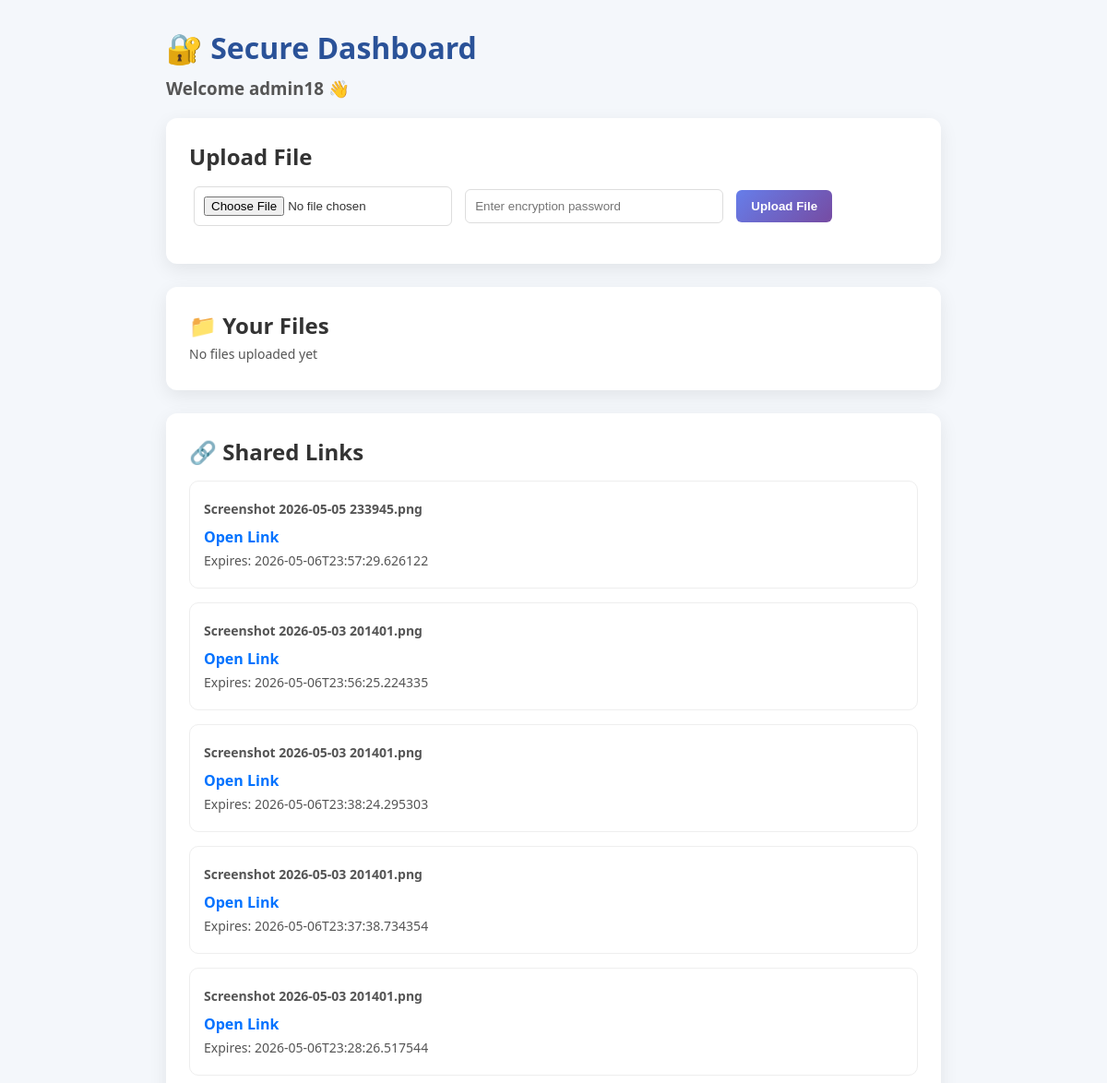
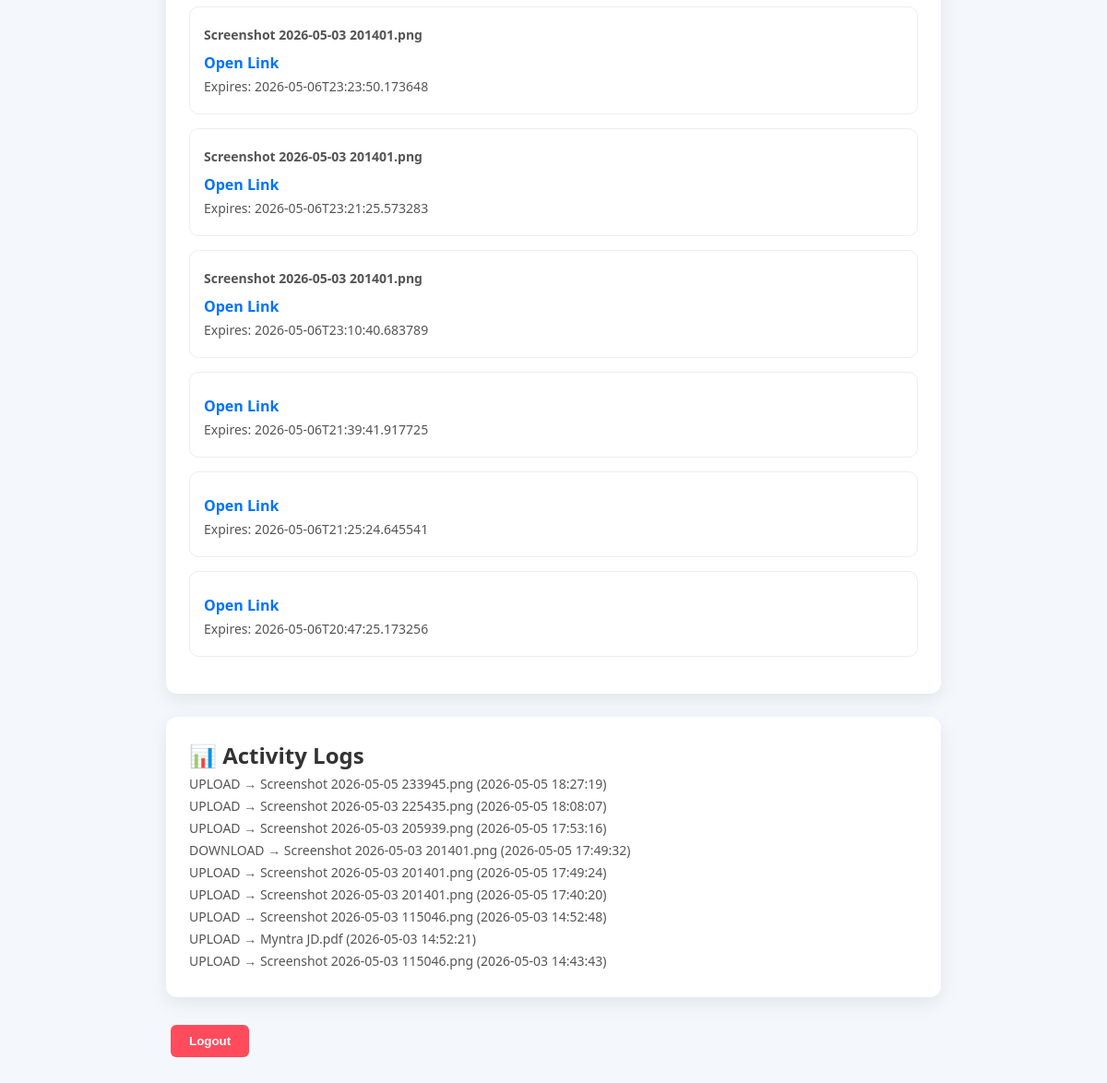
/dashboard (signed in), run on the app's committed database (2 pictures, top to bottom).
### tables this page shows
CREATE TABLE shared_links (
    id INTEGER PRIMARY KEY AUTOINCREMENT,
    token TEXT UNIQUE,
    filename TEXT,
    username TEXT,
    password_hash TEXT,
    expiry_time TEXT
    );

CREATE TABLE logs (
        id INTEGER PRIMARY KEY AUTOINCREMENT,
        username TEXT,
        action TEXT,
        filename TEXT,
        time TIMESTAMP DEFAULT CURRENT_TIMESTAMP
    );

### app.py (the view, shortened to what this page needs)
@app.route('/dashboard')
def dashboard():
    if 'user' not in session:
        return redirect('/')
    user_folder = os.path.join(UPLOAD_FOLDER, session['user'])
    files = []
    conn = sqlite3.connect('database.db')
    c = conn.cursor()
    c.execute("""
    SELECT action, filename, time
    FROM logs
    WHERE username=?
    ORDER BY time DESC
    """, (session['user'],))
    logs = c.fetchall()
    c.execute("""
    SELECT token, filename, expiry_time
    FROM shared_links
    WHERE username=?
    ORDER BY id DESC
    """, (session['user'],))
    shared_links = c.fetchall()
    conn.close()
    return render_template(
        "dashboard.html",
        user=session['user'],
        files=files,
        logs=logs,                 # ✔ now defined
        shared_links=shared_links
    )

### templates/dashboard.html (shortened to what this page needs)
<!DOCTYPE html>
<html>
<head>
    <link rel="stylesheet" href="{{ url_for('static', filename='style.css') }}">
</head>
<body>
<div class="container">
    <h1>🔐 Secure Dashboard</h1>
    <h3>Welcome {{ user }} 👋</h3>
    <div class="card">
        <h2>Upload File</h2>
        <form action="/upload" method="POST" enctype="multipart/form-data">
            <input type="file" name="file" required>
            <input type="password" name="password" placeholder="Enter encryption password" required>
            <button type="submit">Upload File</button>
        </form>
    </div>
    <div class="card">
        <h2>📁 Your Files</h2>
        {% if files %}
            {% for file in files %}
                <div class="file-box">
                    <h4>{{ file }}</h4>
                    <form action="/download/{{ file }}" method="POST">
                        <input type="password" name="password" placeholder="Enter password" required>
                        <button type="submit">Download</button>
                    </form>
                    <form action="/share" method="POST">
                        <input type="hidden" name="filename" value="{{ file }}">
                        <input type="password" name="share_password" placeholder="Share password" required>
                        <select name="expiry">
                            <option value="24h">24 Hours</option>
                            <option value="7d">7 Days</option>
                        </select>
                        <button type="submit">Share</button>
                    </form>
                </div>
            {% endfor %}
        {% else %}
            <p>No files uploaded yet</p>
        {% endif %}
    </div>
    <div class="card">
    <h2>🔗 Shared Links</h2>
    {% if shared_links %}
        {% for link in shared_links %}
            <div class="file-box">
                <p><strong>{{ link[1] }}</strong></p>
                <a href="{{ url_for('shared', token=link[0]) }}" target="_blank">
                    Open Link
                </a>
                <p>Expires: {{ link[2] }}</p>
            </div>
        {% endfor %}
    {% else %}
        <p>No shared links yet</p>
    {% endif %}
    </div>
    <div class="card">
        <h2>📊 Activity Logs</h2>
        {% for log in logs %}
            <p>{{ log[0] }} → {{ log[1] }} ({{ log[2] }})</p>
        {% endfor %}
    </div>
    <form action="/logout">
        <button class="logout">Logout</button>
    </form>
</div>
</body>
</html>

### static/style.css (style rules this page uses)
* { margin: 0; padding: 0; box-sizing: border-box; }
body { background: #f4f7fb; font-family: 'Segoe UI', Tahoma, sans-serif; color: #333; }
.container { width: 70%; margin: auto; padding: 30px 0; }
h1 { color: #2a5298; margin-bottom: 10px; }
h3 { margin-bottom: 20px; color: #555; }
.card { background: white; padding: 25px; border-radius: 12px; margin-bottom: 25px; box-shadow: 0 6px 20px rgba(0,0,0,0.08); }
.file-box { background: #ffffff; padding: 15px; margin: 15px 0; border-radius: 10px; border: 1px solid #eee; transition: all 0.3s ease; }
form { margin: 10px 0; }
input[type="password"], input[type="file"], select { padding: 10px; margin: 6px 5px; border-radius: 6px; border: 1px solid #ddd; width: 60%; max-width: 280px; transition: border 0.2s; }
button { padding: 10px 16px; border-radius: 6px; border: none; cursor: pointer; font-weight: 600; margin: 5px; transition: all 0.3s ease; }
form[action="/upload"] button { background: linear-gradient(135deg, #667eea, #764ba2); color: white; }
.card p { font-size: 14px; color: #555; margin: 5px 0; }
.logout { background: #ff4b5c; color: white; padding: 10px 20px; }
.file-box a { display: inline-block; margin-top: 5px; text-decoration: none; color: #0072ff; font-weight: bold; }

### data on the page
shared_links: filename "Screenshot 2026-05-05 233945.png", expiry_time "2026-05-06T23:57:29.626122"
shared_links: filename "Screenshot 2026-05-03 201401.png", expiry_time "2026-05-06T23:56:25.224335"
shared_links: filename "Screenshot 2026-05-03 201401.png", expiry_time "2026-05-06T23:38:24.295303"
shared_links: filename "Screenshot 2026-05-03 201401.png", expiry_time "2026-05-06T23:37:38.734354"
shared_links: filename "Screenshot 2026-05-03 201401.png", expiry_time "2026-05-06T23:28:26.517544"
shared_links: filename "Screenshot 2026-05-03 201401.png", expiry_time "2026-05-06T23:23:50.173648"
shared_links: filename "Screenshot 2026-05-03 201401.png", expiry_time "2026-05-06T23:21:25.573283"
shared_links: filename "Screenshot 2026-05-03 201401.png", expiry_time "2026-05-06T23:10:40.683789"
shared_links: expiry_time "2026-05-06T21:39:41.917725"
shared_links: expiry_time "2026-05-06T21:25:24.645541"
shared_links: expiry_time "2026-05-06T20:47:25.173256"
logs: action "UPLOAD", filename "Screenshot 2026-05-05 233945.png", time "2026-05-05 18:27:19"
logs: action "UPLOAD", filename "Screenshot 2026-05-03 225435.png", time "2026-05-05 18:08:07"
logs: action "UPLOAD", filename "Screenshot 2026-05-03 205939.png", time "2026-05-05 17:53:16"
logs: action "DOWNLOAD", filename "Screenshot 2026-05-03 201401.png", time "2026-05-05 17:49:32"
logs: action "UPLOAD", filename "Screenshot 2026-05-03 201401.png", time "2026-05-05 17:49:24"
logs: action "UPLOAD", filename "Screenshot 2026-05-03 201401.png", time "2026-05-05 17:40:20"
logs: action "UPLOAD", filename "Screenshot 2026-05-03 115046.png", time "2026-05-03 14:52:48"
logs: action "UPLOAD", filename "Myntra JD.pdf", time "2026-05-03 14:52:21"
logs: action "UPLOAD", filename "Screenshot 2026-05-03 115046.png", time "2026-05-03 14:43:43"

### other printed values
{{ user }} "admin18"
